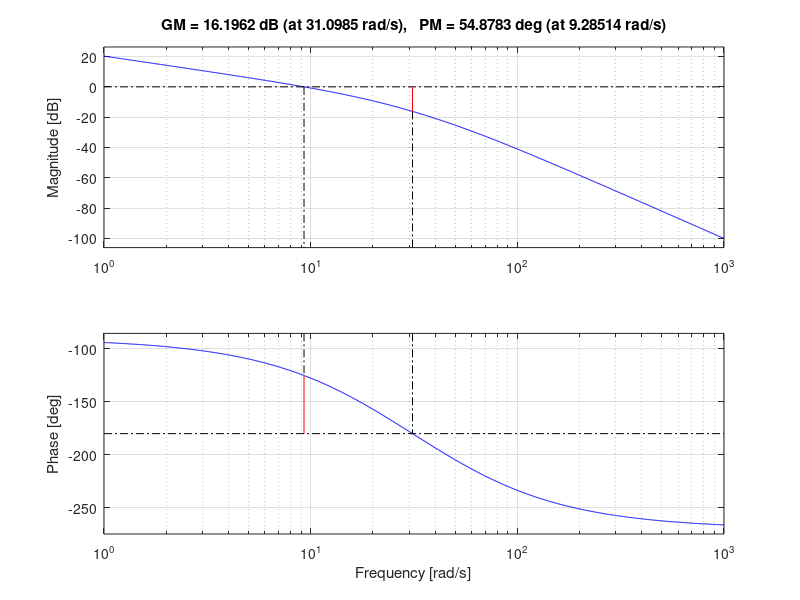
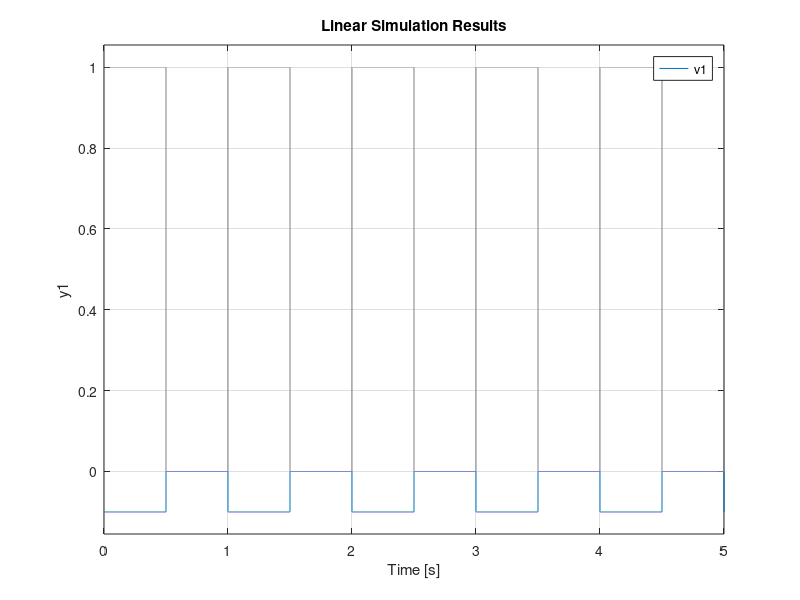
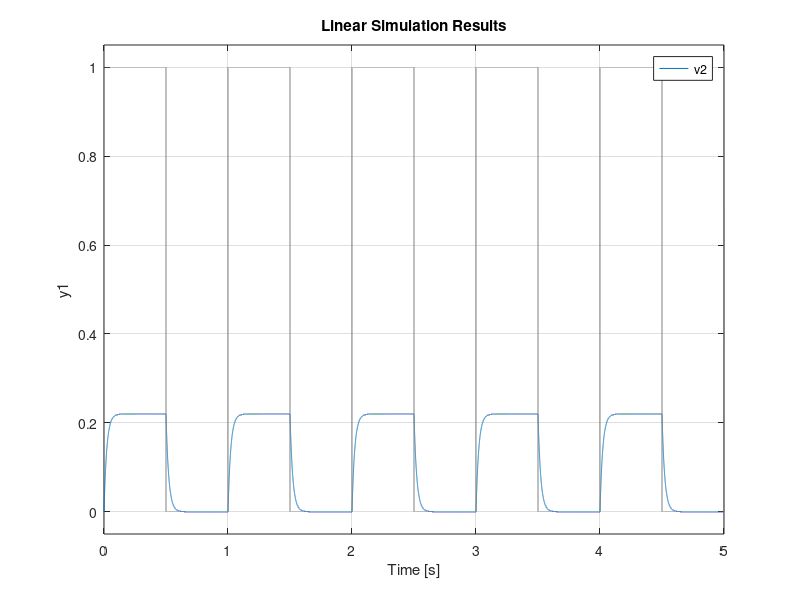
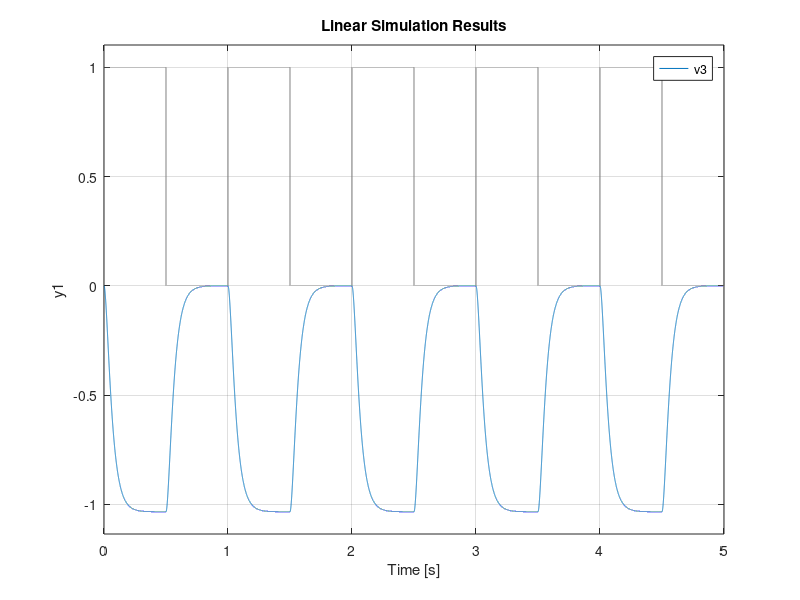

Write MATLAB code to recreate these figures, in order.
close all;
clear all;
clc;
format short;

s=tf('s');

%os valores dos resistores e capacitores
z1=100000;
z2=10000;
z3=100000;
z4=220000;
z5=100000;
z6=470000;
z7=1000000;
c1=0.1*10^(-6);
c2=0.1*10^(-6);
c3=0.1*10^(-6);

%v1 e a saida da 1a etapa, v2 da 2a, v3 da 3a e y da ultima.
%as equacoes foram obtidas pelo circuito ja transformado para a frequencia
%por laplace
v1=-z2/z1*(s/s); %s/s foi migue pra funcionar a resposta ao quadrado
v1=minreal(v1)
v2=-v1*z4/(z3*z4*c1*s+z3)
v3=-v2*z6/(z5*z6*c2*s+z5)
y=-v3/(z7*c3*s)

%margem de fase e ganho
margin (y)

%para fazer a resposta a entrada quadrada
t = 0:.0001:5;
r = square(2*pi*t)*0.5+0.5;
%figure, plot(t,r);

%malha aberta
figure, lsim(v1,r,t)
figure, lsim(v2,r,t)
figure, lsim(v3,r,t)
figure, lsim(y,r,t)
